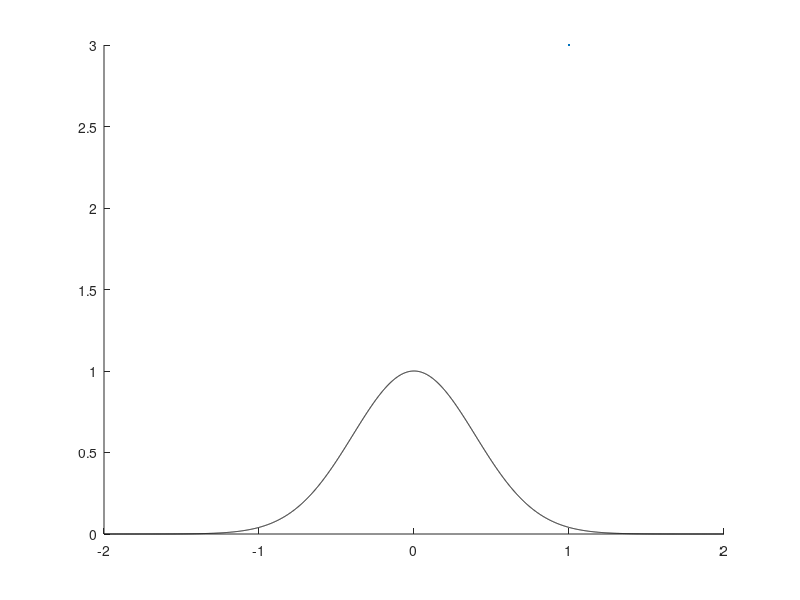

Source code (MATLAB): (Note: this script raises an error after producing the figure.)
clear,clf
%% 
% Gaussian

srate = 1000;
time = -2:1/srate:2;
fwhmA = .93; % seconds

gauswin = exp(-(4*log(2)*time.^2) / fwhmA^2);
gauswinNorm = gauswin ./ max(gauswin);

figure(1),clf, hold on
plot(time,gauswin,'k',LineWidth=3)

%find peak point
peakpnt = find(gauswin == max(gauswin));

%find 50% PRE peak point
prepeak = dsearchn(gauswinNorm(1:peakpnt)',.5);

%find 50% Post peak point
pstpeak = dsearchn(gauswinNorm(peakpnt:end)',.5);
pstpeak = pstpeak + peakpnt -1; % adjust

%compute empirical FWHM
fwhmE = time(pstpeak) - time(prepeak);

plot(time(peakpnt),gauswin(peakpnt),'ro',MarkerFaceColor='r',MarkerSize=10)
plot(time(pstpeak),gauswin(pstpeak),'go',MarkerFaceColor='g',MarkerSize=10)
plot(time(prepeak),gauswin(prepeak),'go',MarkerFaceColor='g',MarkerSize=10)

plot([1 1]*time(prepeak),[0 gauswinNorm(prepeak)],'k:')
plot([1 1]*time(pstpeak),[0 gauswinNorm(pstpeak)],'k:')
plot(time([prepeak pstpeak]),gauswinNorm([prepeak pstpeak]),'k--')
xlabel('Time (s)')
title(['Analytic: ' num2str(fwhmA) ',emprical: ' num2str(fwhmE)])

%% example with asymetric shape

%generate asymetric distribution
stretch = .5;
[fx,x] = hist(exp( stretch*randn(10000,1)),150);

%normalize necessary here!
fxNorm = fx ./ max(fx);

figure(2),clf, hold on
plot(x,fx,'ks-',linewidth=3,markerfacecolor='w')

%find peak
peakpnt = find( fxNorm == max(fxNorm));
prepeak = dsearchn(fxNorm(1:peakpnt)',.5);
pstpeak = dsearchn(fxNorm(peakpnt:end)',.5);
pstpeak = peakpnt + pstpeak - 1;

%find fwhm
fwhmE = x(pstpeak) - x(prepeak);

%plot
plot(x(peakpnt),fx(peakpnt),'ro',MarkerFaceColor='r',MarkerSize=10)
plot(x(pstpeak),fx(pstpeak),'go',MarkerFaceColor='g',MarkerSize=10)
plot(x(prepeak),fx(prepeak),'ro',MarkerFaceColor='g',MarkerSize=10)


plot(x([prepeak pstpeak]),fx([prepeak pstpeak]),'k--')
plot([1 1]*x(prepeak), [0 fx(prepeak)],'k:')
plot([1 1]*x(pstpeak), [0 fx(pstpeak)],'k:')

title(['Empherical FWHM: ' num2str(fwhmE)])


%% intresting aside

%a range standard deviations
sds = linspace(.1,.7,50);
fwhmE = zeros(size(sds));

for i = 1:length(sds)
    % new data
    [fx,x] = hist(exp(sds(i)*randn(10000,1)),150);

    %normalization necessary here!
    fxNorm = fx ./ max(fx);

    %find peaks
    peakpnt = find(fxNorm == max(fxNorm));
    prepeak = dsearchn(fxNorm(1:peakpnt)',.5);
    pstpeak = dsearchn(fxNorm(peakpnt:end)',.5);
    pstpeak = peakpnt + pstpeak -1;

    %fwhm
    fwhmE(i) = x(pstpeak(1)) - x(prepeak(1));
   
end

figure(3),clf
plot(sds,fwhmE,'s-')
xlabel('Stretch Parameter')
ylabel('FWHM E')

















